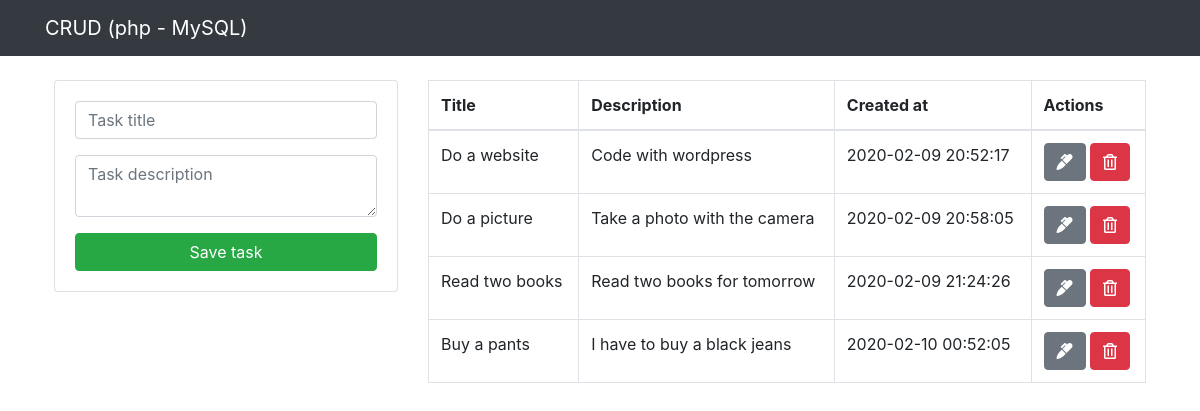
The page / on the database its author committed.
### tables this page shows
CREATE TABLE `task` (
  `id` int(11) NOT NULL,
  `title` varchar(300) NOT NULL,
  `description` text NOT NULL,
  `created_at` timestamp NOT NULL DEFAULT current_timestamp()
);

### index.php (the view, shortened to what this page needs)
<?php include("db.php") ?>
<?php include("includes/header.php") ?>
<div class="container p-4">
    <div class="row">
        <div class="col-md-4">
            <div class="card card-body">
                <form action="saveTask.php" method="POST">
                    <div class="form-group">
                        <input type="text" name="title" class="form-control" placeholder="Task title" autofocus>
                    </div>
                    <div class="form-group">
                        <textarea name="description" id="desc" rows="2" class="form-control" placeholder="Task description" autofocus></textarea>
                    </div>
                    <input type="submit" class="btn btn-success btn-block" name="save_task" value="Save task">
                </form>
            </div>
        </div>
        <div class="col-md-8">
            <table class="table table-bordered">
                <thead>
                    <tr>
                        <th>Title</th>
                        <th>Description</th>
                        <th>Created at</th>
                        <th>Actions</th>
                    </tr>
                </thead>
                <tbody>
                    <?php
                    $query = "SELECT * FROM task";
                    $result_tasks = mysqli_query($conx, $query);
                    while ($row = mysqli_fetch_array($result_tasks)) { ?>
                        <tr>
                            <td>
                                <?php echo $row['title'] ?>
                            </td>
                            <td>
                                <?php echo $row['description'] ?>
                            </td>
                            <td>
                                <?php echo $row['created_at'] ?>
                            </td>
                            <td>
                                <a href="editTask.php?id=<?php echo $row['id']?>" class="btn btn-secondary">
                                    <i class="fas fa-marker"></i>
                                </a>
                                <a href="deleteTask.php?id=<?php echo $row['id']?>" class="btn btn-danger">
                                    <i class="far fa-trash-alt"></i>
                                </a>
                            </td>
                        </tr>
                    <?php } ?>
                </tbody>
            </table>
        </div>
    </div>
</div>
<?php include("includes/footer.php") ?>

### includes/header.php (shortened to what this page needs)
<!DOCTYPE html>
<html lang="en">
<head>
    <link rel="stylesheet" href="https://stackpath.bootstrapcdn.com/bootstrap/4.4.1/css/bootstrap.min.css">
    <link rel="stylesheet" href="https://use.fontawesome.com/releases/v5.6.3/css/all.css">
</head>
<body>
    <nav class="navbar navbar-dark bg-dark">
        <div class="container">
            <a href="index.php" class="navbar-brand">
                CRUD (php - MySQL)
            </a>
        </div>
    </nav>

### includes/footer.php (shortened to what this page needs)
</body>
</html>

### rows shown on the page
task: title "Do a website", description "Code with wordpress", created_at "2020-02-09 20:52:17"
task: title "Do a picture", description "Take a photo with the camera", created_at "2020-02-09 20:58:05"
task: title "Read two books", description "Read two books for tomorrow", created_at "2020-02-09 21:24:26"
task: title "Buy a pants", description "I have to buy a black jeans", created_at "2020-02-10 00:52:05"
